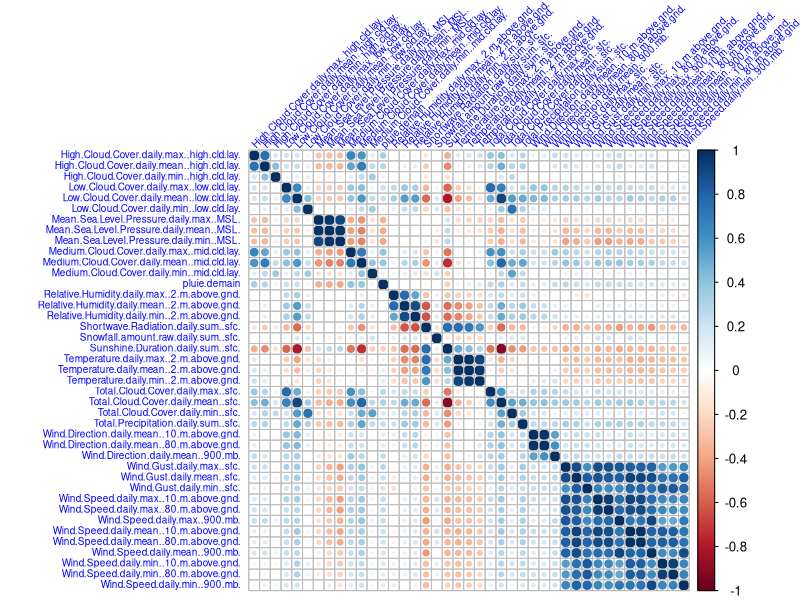
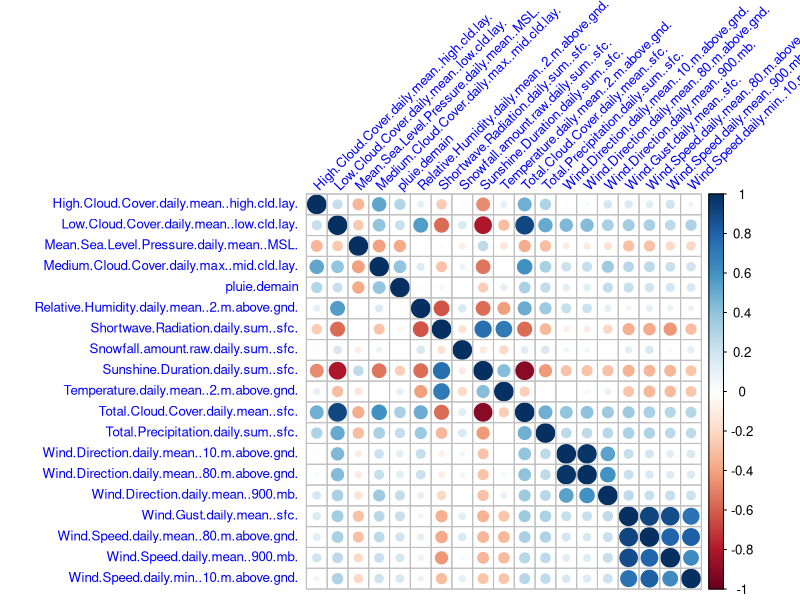
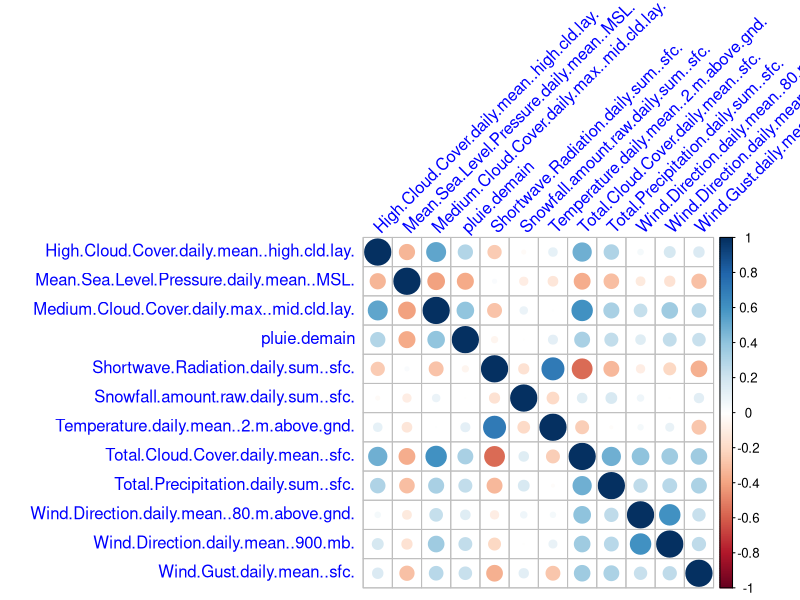
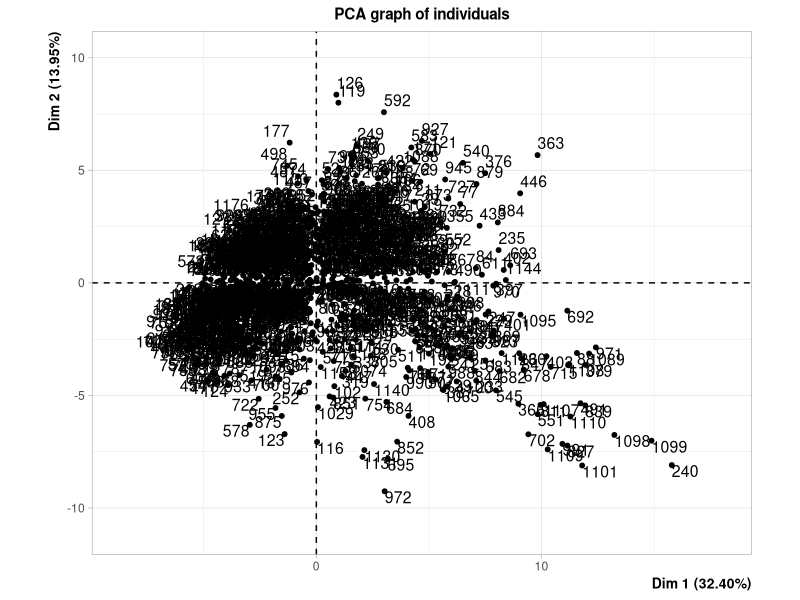
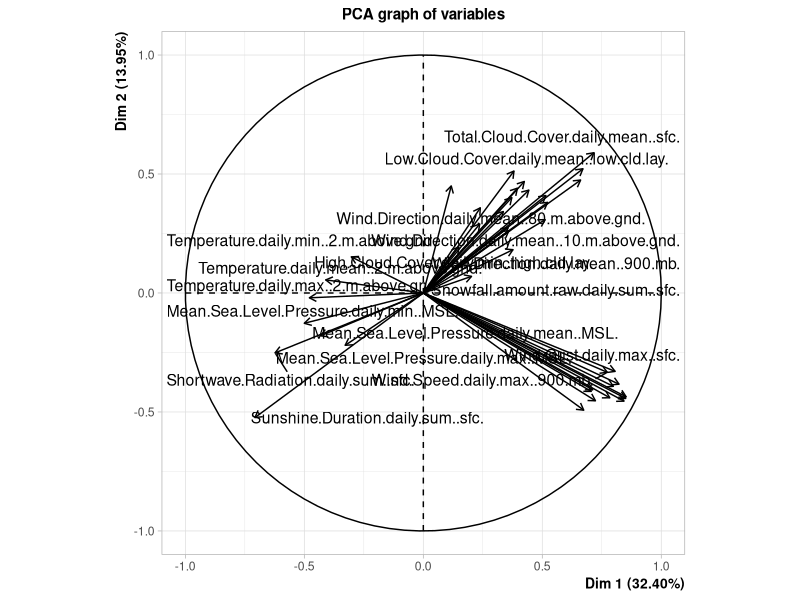
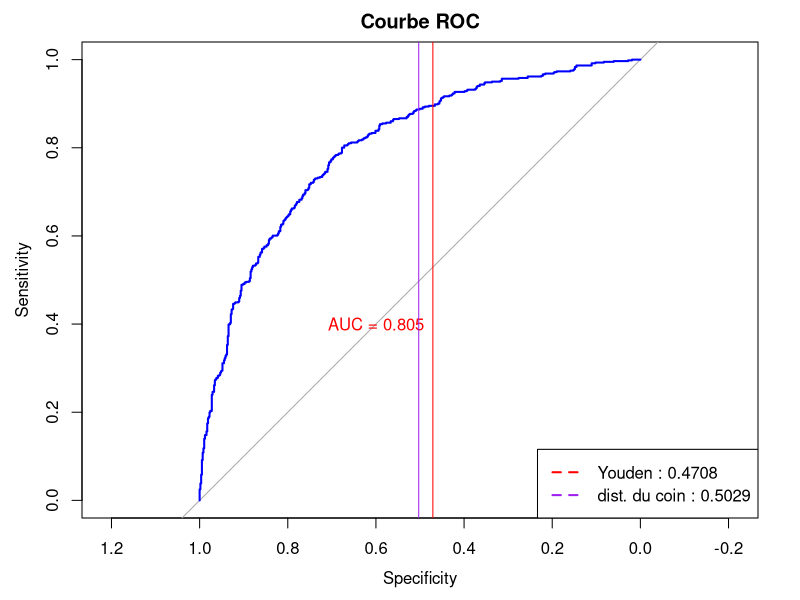

Write the R code that produced these figures, in order.
## ---- chunk 1
knitr::opts_chunk$set(echo = TRUE)


## ---- chunk 2
library(tidyverse)
library(corrplot)
library(pROC)
## ---- chunk 3
df <- read.csv("./meteo.train.csv")

print(paste("Nombre de lignes:", nrow(df)))
print(paste("Nombre de colonnes:", ncol(df)))

types_de_colonnes <- sapply(df, class)
table(types_de_colonnes)
## ---- chunk 4
table(df$Hour,df$Minute)
## ---- chunk 5

df$Month <- factor(df$Month)

# retirer les colonnes indésirables
df <- df %>% select(-id, -Year, -Day, - Hour, -Minute)
## ---- chunk 6
# trier les colonnes par ordre alphabetique (question visuelle)
df <- df %>% select(order(names(df)))


corrplot(cor(df[,-13]), tl.cex = 0.6, tl.col = "blue", tl.srt = 45)
## ---- chunk 7

options(width = 200)

# regression logistique simple
reg.naive <- glm(formula = pluie.demain ~ . ,
           family=binomial,
           data = df)

summary(reg.naive, )
## ---- chunk 8
# Extraire les coéfficients et les p-valeurs
coefs <- summary(reg.naive)$coefficients

# Organiser les données dans un dataframe
coeff_df <- as.data.frame(coefs)
sorted_coeff_df <- coeff_df[order(coeff_df$`Pr(>|z|)`), c("Std. Error", "Pr(>|z|)")]
head(sorted_coeff_df,10)

## ---- chunk 9
# retirer du jeu de donnée les colonnes min/max ainsi que les deux spécifiées
df.no_corr <- df %>%  select_at(vars(-contains(c("min","max")), 
                              Medium.Cloud.Cover.daily.max..mid.cld.lay.,
                              - Medium.Cloud.Cover.daily.mean..mid.cld.lay.,
                              Wind.Speed.daily.min..10.m.above.gnd.,
                              -Wind.Speed.daily.mean..10.m.above.gnd.))

# trier le dataframe  
df.no_corr <- df.no_corr %>% select(order(names(df.no_corr)))
## ---- chunk 10
corrplot(cor(df.no_corr[-5]), tl.cex = 0.8, tl.col = "blue", tl.srt = 45)
## ---- chunk 11
reg_test2 <- glm(formula = pluie.demain ~ . ,
           family=binomial,
           data = df.no_corr)

summary(reg_test2)
## ---- chunk 12
df.no_corr <- df.no_corr %>%  select(-Low.Cloud.Cover.daily.mean..low.cld.lay., 
                        -Relative.Humidity.daily.mean..2.m.above.gnd.,
                        -Sunshine.Duration.daily.sum..sfc.,
                        -Wind.Direction.daily.mean..10.m.above.gnd.,
                        -Wind.Speed.daily.min..10.m.above.gnd.,
                        -Wind.Speed.daily.mean..80.m.above.gnd.,
                        -Wind.Speed.daily.mean..900.mb.)
## ---- chunk 13
corrplot(cor(df.no_corr[,-4]), tl.cex = 1, tl.col = "blue", tl.srt = 45)
## ---- chunk 14
reg.no_corr <- glm(formula = pluie.demain ~ . ,
           family=binomial,
           data = df.no_corr)

summary(reg.no_corr)
## ---- chunk 15
df.reg_manual <- df.no_corr  %>% select(-High.Cloud.Cover.daily.mean..high.cld.lay.,
                             -Snowfall.amount.raw.daily.sum..sfc.,
                             -Temperature.daily.mean..2.m.above.gnd.,
                             -Total.Precipitation.daily.sum..sfc.,
                             -Shortwave.Radiation.daily.sum..sfc.) 

# regression avec selection manuelle
reg_manual <- glm(formula = pluie.demain ~ . ,
           family=binomial (link = "logit"),
           data = df.reg_manual)
summary(reg_manual)
## ---- chunk 16
# regression avec selection optimisée
reg.opt.logit <- step(reg.no_corr, direction = "both",trace = 0)

summary(reg.opt.logit)
## ---- chunk 17
library(FactoMineR)

acp <- PCA(df[, !(names(df) %in% c("pluie.demain","Month"))],scale.unit = TRUE, ncp = 10)

acp_data <- as.data.frame(acp$ind$coord)

acp_data$Y <- df$pluie.demain

reg_acp <- glm(Y ~ . ,
    family = binomial,
    data = acp_data)

summary(reg_acp)
## ---- chunk 18
reg.no_corr <- glm(formula = pluie.demain ~ . ,
           family=binomial (link = "probit"),
           data = df.no_corr)
# regression avec selection optimisée
reg.opt.probit <- step(reg.no_corr, direction = "both",trace = 0)

summary(reg.opt.probit)
## ---- chunk 19
library(caret)

# le nombre de folds à effectuer

k <- 10
n <- nrow(df)

results <- data.frame(
  MODEL = character(0),
  R2 = numeric(0),
  RMSE = numeric(0),
  MAE = numeric(0)
)

for (model.type in c("logit","probit")){
  for (i in 1:k) {
    # désordonner les données de façon aléatoires
    data <- df.no_corr[sample(n),]
    
    #répartir les données en 80% train / 20% test
    data.train  <- data[1:floor(n*0.8), ]
    data.test <- data[floor(n*0.8):n, ]
    
    # construire le modèle
    if (model.type=="logit"){
      model.trained <- glm(formula = pluie.demain ~ Mean.Sea.Level.Pressure.daily.mean..MSL. + 
        Medium.Cloud.Cover.daily.max..mid.cld.lay. + Month + Temperature.daily.mean..2.m.above.gnd. + 
        Total.Cloud.Cover.daily.mean..sfc. + Wind.Direction.daily.mean..80.m.above.gnd. + 
        Wind.Direction.daily.mean..900.mb. + Wind.Gust.daily.mean..sfc., 
        family = binomial(link = "logit"), 
        data = data.train)
    } else {
      model.trained <- glm(formula = pluie.demain ~ Mean.Sea.Level.Pressure.daily.mean..MSL. + 
        Medium.Cloud.Cover.daily.max..mid.cld.lay. + Month + Snowfall.amount.raw.daily.sum..sfc. + 
        Temperature.daily.mean..2.m.above.gnd. + Total.Cloud.Cover.daily.mean..sfc. + 
        Wind.Direction.daily.mean..80.m.above.gnd. + Wind.Direction.daily.mean..900.mb. + 
        Wind.Gust.daily.mean..sfc., 
        family = binomial(link = "probit"), 
        data = data.train)
    }
    # prédire et les évaluer selon plusieurs critères
    predictions <- predict(model.trained, data.test)
    res <- data.frame( MODEL = model.type,
              R2 = R2(predictions, data.test$pluie.demain),
              RMSE = RMSE(predictions, data.test$pluie.demain),
              MAE = MAE(predictions, data.test$pluie.demain))
    
    results <- rbind(results, res)
  }
}

results %>% group_by(MODEL) %>% summarize_all(mean)
## ---- chunk 20
df.eval <- data.frame(
  pluie.demain = df.no_corr[,"pluie.demain"],
  regression = predict(reg.opt.probit, df.no_corr, type = "response")
  )

df.eval$prediction <- ifelse(df.eval$regression > 0.5, 1, 0)

head(df.eval,5)
## ---- chunk 21
# Matrice de confusion
table(df.eval$pluie.demain, df.eval$prediction)
## ---- chunk 22


# Créer l'objet ROC
pred <- predict(reg.opt.probit, type = "response")
roc_obj <- roc(df$pluie.demain, pred)

# Tracer la courbe ROC
plot(roc_obj, col = "blue", main = "Courbe ROC")

# Ajouter l'AUC au graphique
auc_value <- auc(roc_obj)
text(0.6, 0.4, paste("AUC =", round(auc_value, 3)), col = "red")

# Calcul des seuils optimaux
threshold_youden <- round(coords(roc_obj, "best", ret = "threshold", best.method = "youden"),4)
threshold_dist <- round(coords(roc_obj, "best", ret = "threshold", best.method = "closest.topleft"),4)

# légende et tracés
abline(v=threshold_youden, col="red")
abline(v=threshold_dist, col = "purple")

legend("bottomright", legend = c(paste("Youden :",threshold_youden),
                                 paste("dist. du coin :",threshold_dist)),
       col = c("red", "purple"), lty = 2, lwd = 2)


## ---- chunk 23
# seuil optimal est la moyenne des deux methodes précedants
threshold_opt = mean(c(threshold_dist$threshold, threshold_youden$threshold))
# Recalcul des prédictions avec le nouveau seuil      
df.eval$prediction <- ifelse(df.eval$regression > threshold_opt, 1, 0)
# Matrice de confusion
table(df.eval$pluie.demain, df.eval$prediction)
## ---- chunk 24
# importation et transformation du jeu de données
df.test <- read.csv("./meteo.test.csv")
df.test$Month <- factor(df.test$Month)

# appeler le modèle et inférer les données
df.test.pred <- data.frame(regression = predict(reg.opt.probit, df.test, type = "response"))

# appliquer la prévision avec le seuil
df.test.pred$prediction <- ifelse(df.test.pred$regression > threshold_opt, T, F)

# concaténer les données de prévisions et le jeu de données
df.test.pred <- cbind(df.test[,1:4], df.test.pred )

# sauver les résultats dans un fichier de sortie
write.csv(df.test.pred, file = "previsions.csv", row.names = FALSE)

head(df.test.pred)
